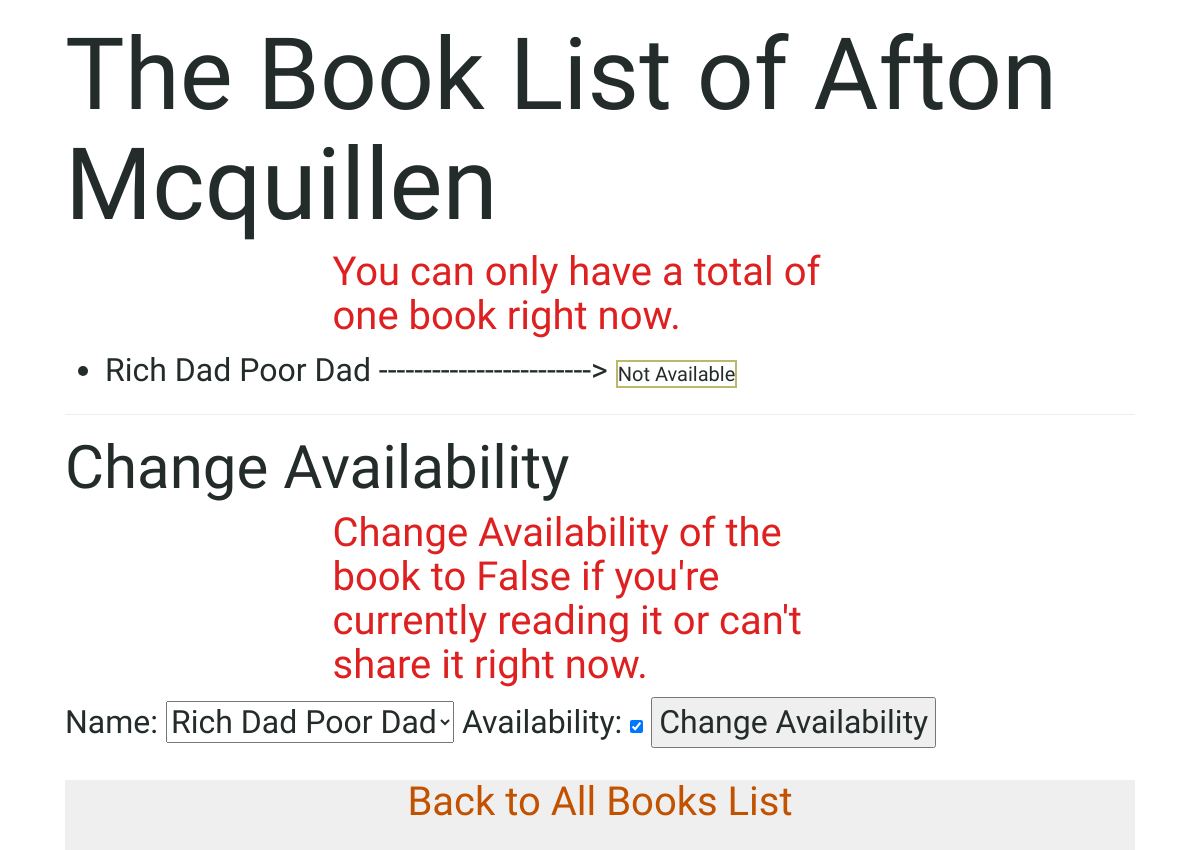
/person/832/yourbooks, run on an earlier commit of the app's database.
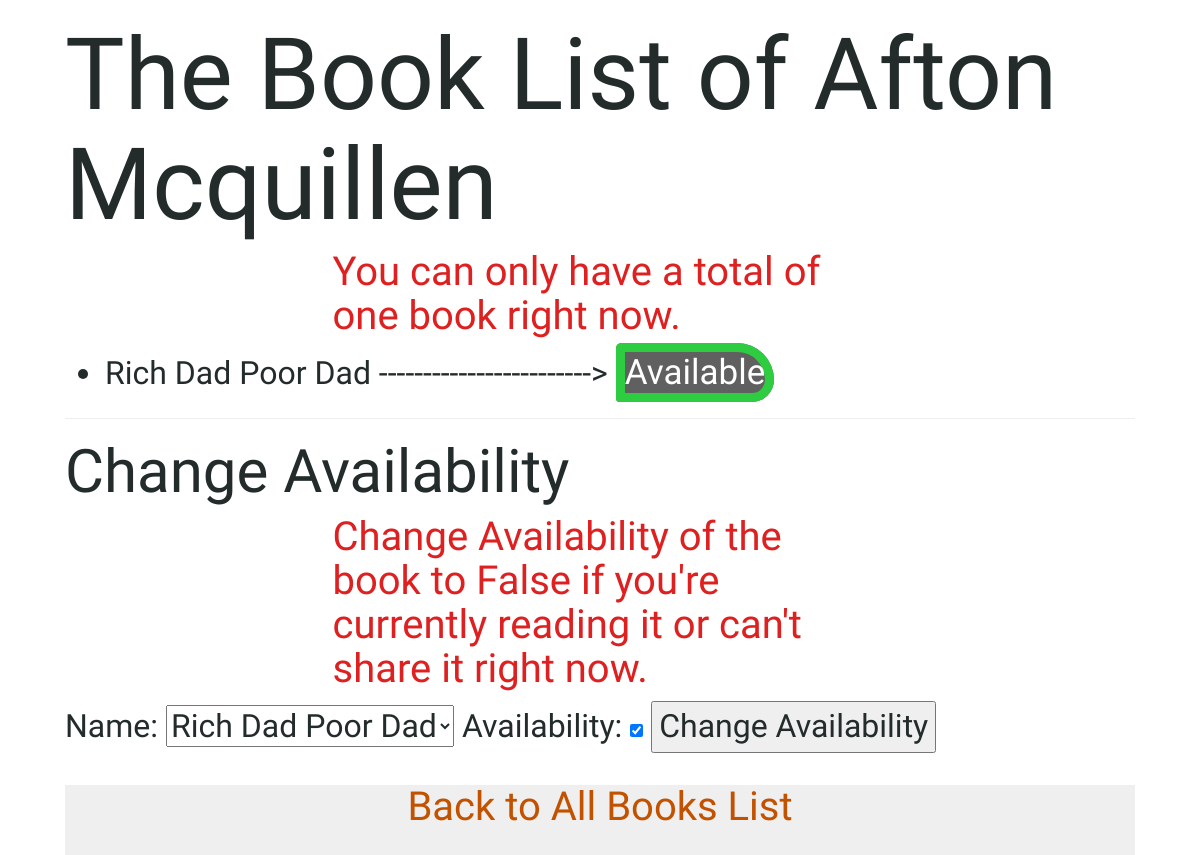
And on a later commit of the database.
### books/models.py (models this page shows)
class Book(models.Model):
    name = models.CharField(max_length=20, default="Invisible Book")
    summary = models.TextField(max_length=100, null=True)
    owner = models.ForeignKey(Person, on_delete=models.CASCADE, related_name="books", null=True)
    available = models.BooleanField(default=True)
    def __str__(self):
        return "{}".format(self.name)

### books/views.py (the view)
# urls.py: path('person/<int:person_id>/yourbooks', views.yourbooks, name='yourbooks'),
def yourbooks(request, person_id):
    try:
        person = Person.objects.get(pk=person_id)
    except Person.DoesNotExist:
        raise Http404("Person does not exist.")
    context = {
        "person": person,
        "books": person.books.all(),
    }
    return render(request, "books/yourbooks.html", context)

### books/templates/books/yourbooks.html (shortened to what this page needs)
{% extends "books/base.html" %}
{% block body %}
	<h1>The Book List of {{ person.name }} </h1>
	<h4 class="error center">You can only have a total of one book right now.</h4>
    <ul>
        {% for book in books %}
            <li> <span>{{ book }}  ------------------------></span>
            	{% if book.available %}
            		<span class="available">Available</span>
            	{% else %}
            		<span class="notavailable">Not Available</span>
            	{% endif %}
            </li>
        {% empty %}
            <li> No Books added yet.</li>
        {% endfor %}
    </ul>
    <hr>
    <h2>Change Availability</h2>
	<h4 class="error center">Change Availability of the book to False if you're currently reading it or can't share it right now.</h4>
	<form action="{% url 'changebookavailability' person.id %}" method="post">
		Name: <select name="book_id">
			{% for book in books %}
				<option value="{{ book.id }}"> {{ book }} </option>
			{% empty %}
				<option value="null" class="error"> No books.</option>
			{% endfor %}
		</select>
        Availability: <input type="checkbox" name="available" checked>
		<input type="submit" value="Change Availability">
	</form>
{% endblock %}

What changed in the data, as far as the page shows it:
changed Book "Rich Dad Poor Dad": available "Not Available" → "Available"
